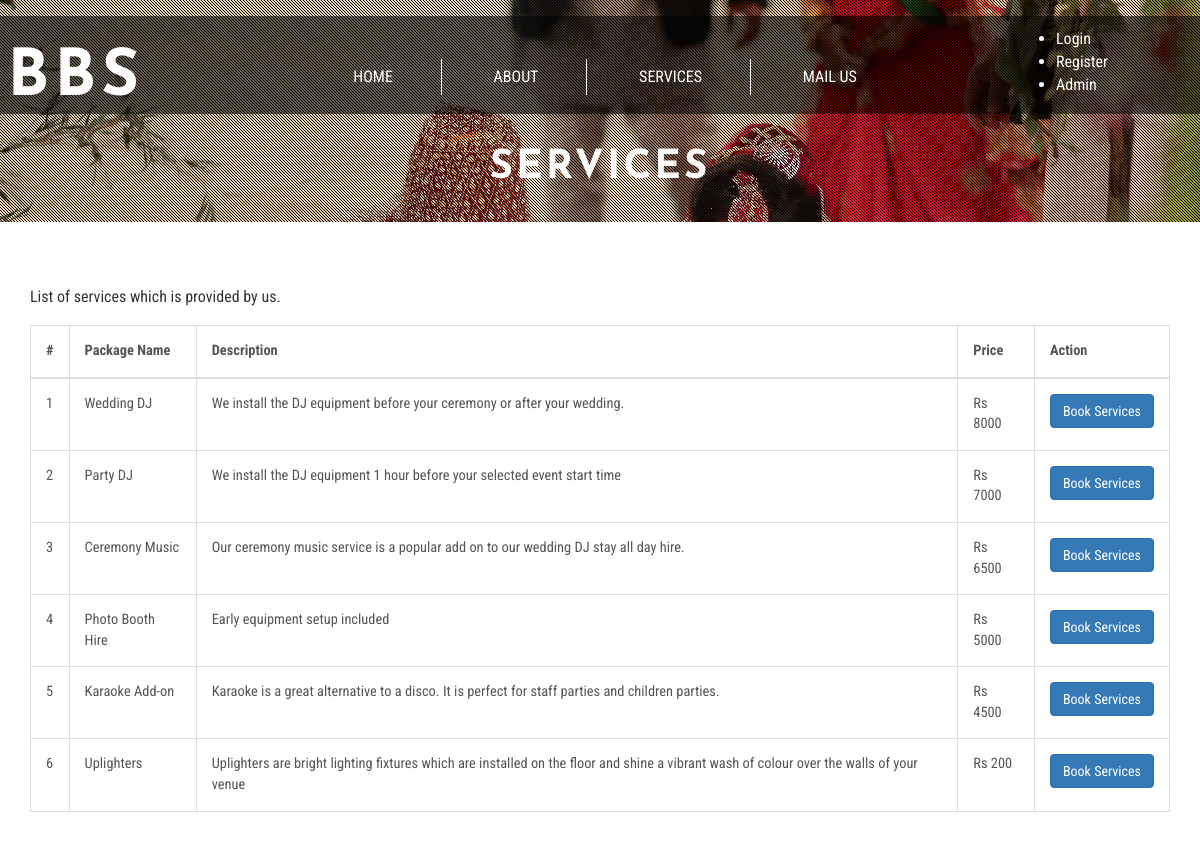
/services.php, run on the app's committed database.
### tables this page shows
CREATE TABLE `tblservice` (
  `ID` int(10) NOT NULL,
  `ServiceName` varchar(200) DEFAULT NULL,
  `SerDes` varchar(250) NOT NULL,
  `ServicePrice` varchar(200) DEFAULT NULL,
  `CreationDate` timestamp NULL DEFAULT current_timestamp()
);

### services.php (the view, shortened to what this page needs)
<!DOCTYPE html>
<html lang="en">
<head>
<link href="css/bootstrap.css" rel="stylesheet" type="text/css" media="all" />
<link rel="stylesheet" href="css/style1.css" type="text/css" media="all" />
<link href="css/font-awesome.css" rel="stylesheet">
</head>
<body>
	<div class="banner jarallax">
		<div class="agileinfo-dot">
		<?php include_once('includes/header.php');?>
			<div class="wthree-heading">
				<h2>Services</h2>
			</div>
		</div>
	</div>
	<div class="about-top">
		<div class="container">
			<div class="wthree-services-bottom-grids">
				<p class="wow fadeInUp animated" data-wow-delay=".5s">List of services which is provided by us.</p>
					<div class="bs-docs-example wow fadeInUp animated" data-wow-delay=".5s">
						<table class="table table-bordered">
							<thead>
								<tr>
									<th>#</th>
									<th>Package Name</th>
									<th>Description</th>
									<th>Price</th>
									<th>Action</th>
								</tr>
							</thead>
							<tbody>
								<?php
$sql="SELECT * from tblservice";
$query = $dbh -> prepare($sql);
$query->execute();
$results=$query->fetchAll(PDO::FETCH_OBJ);
$cnt=1;
if($query->rowCount() > 0)
{
foreach($results as $row)
{               ?>
								<tr>
									<td><?php echo htmlentities($cnt);?></td>
									<td><?php  echo htmlentities($row->ServiceName);?></td>
									<td><?php  echo htmlentities($row->SerDes);?></td>
									<td>Rs <?php  echo htmlentities($row->ServicePrice);?></td>
									<?php if($_SESSION['obbsuid']==""){?>
									<td><a href="login.php" class="btn btn-primary">Book Services</a></td>
									<?php } else {?>
									<td><a href="book-services.php?bookid=<?php echo $row->ID;?>" class="btn btn-primary">Book Services</a></td><?php }?>
								</tr> <?php $cnt=$cnt+1;}} ?>
							</tbody>
						</table>
					</div>
			</div>
		</div>
	</div>
</body>
</html>

### css/style1.css (style rules this page uses)
body a { transition: 0.5s all; -webkit-transition: 0.5s all; -o-transition: 0.5s all; -moz-transition: 0.5s all; -ms-transition: 0.5s all; }
html, body { font-size: 100%; font-family: "Roboto Condensed", sans-serif; }
body { background: #ffffff; }
.banner { background: url(../images/home.jpg) no-repeat 0px 147px; background-size: cover; }
.agileinfo-dot { background: url(../images/dott.png) repeat 0px 0px; background-size: 3px; -webkit-background-size: 3px; -moz-background-size: 3px; -o-background-size: 3px; -ms-background-size: 3px; padding: 1em 0; }
.jarallax { position: relative; background-size: cover; background-repeat: no-repeat; background-position: 50% 50%; }
.banner-bottom, .services, .services-bottom, footer, .about-top, .agile-dot, .team, .gallery, .codes, .typography, .contact, .single { padding: 4em 0; }
.wthree-heading { margin: 2em 0 1em; }
.wthree-heading h2 { color: #ffffff; font-size: 2.5em; text-align: center; margin: 0; letter-spacing: 3px; font-weight: 800; text-transform: uppercase; font-family: "Josefin Sans", sans-serif; }
.table > thead > tr > th, .table > tbody > tr > th, .table > tfoot > tr > th, .table > thead > tr > td, .table > tbody > tr > td, .table > tfoot > tr > td { border-top: none !important; }
.bs-docs-example { margin: 1em 0; }
.table td, .table > tbody > tr > td, .table > tbody > tr > th, .table > tfoot > tr > td, .table > tfoot > tr > th, .table > thead > tr > td, .table > thead > tr > th { padding: 15px !important; }
.table > thead > tr > th, .table > tbody > tr > th, .table > tfoot > tr > th, .table > thead > tr > td, .table > tbody > tr > td, .table > tfoot > tr > td { font-size: 0.9em; color: #555; border-top: none !important; }

### css/notification.css (style rules this page uses)
body { margin: 0px; }

### data on the page
tblservice: ServiceName "Wedding DJ", SerDes "We install the DJ equipment before your ceremony or after your wedding.", ServicePrice "8000"
tblservice: ServiceName "Party DJ", SerDes "We install the DJ equipment 1 hour before your selected event start time", ServicePrice "7000"
tblservice: ServiceName "Ceremony Music", SerDes "Our ceremony music service is a popular add on to our wedding DJ stay all day hire.", ServicePrice "6500"
tblservice: ServiceName "Photo Booth Hire", SerDes "Early equipment setup included", ServicePrice "5000"
tblservice: ServiceName "Karaoke Add-on", SerDes "Karaoke is a great alternative to a disco. It is perfect for staff parties and children parties.", ServicePrice "4500"
tblservice: ServiceName "Uplighters", SerDes "Uplighters are bright lighting fixtures which are installed on the floor and shine a vibrant wash of colour over the walls of your venue", ServicePrice "200"
